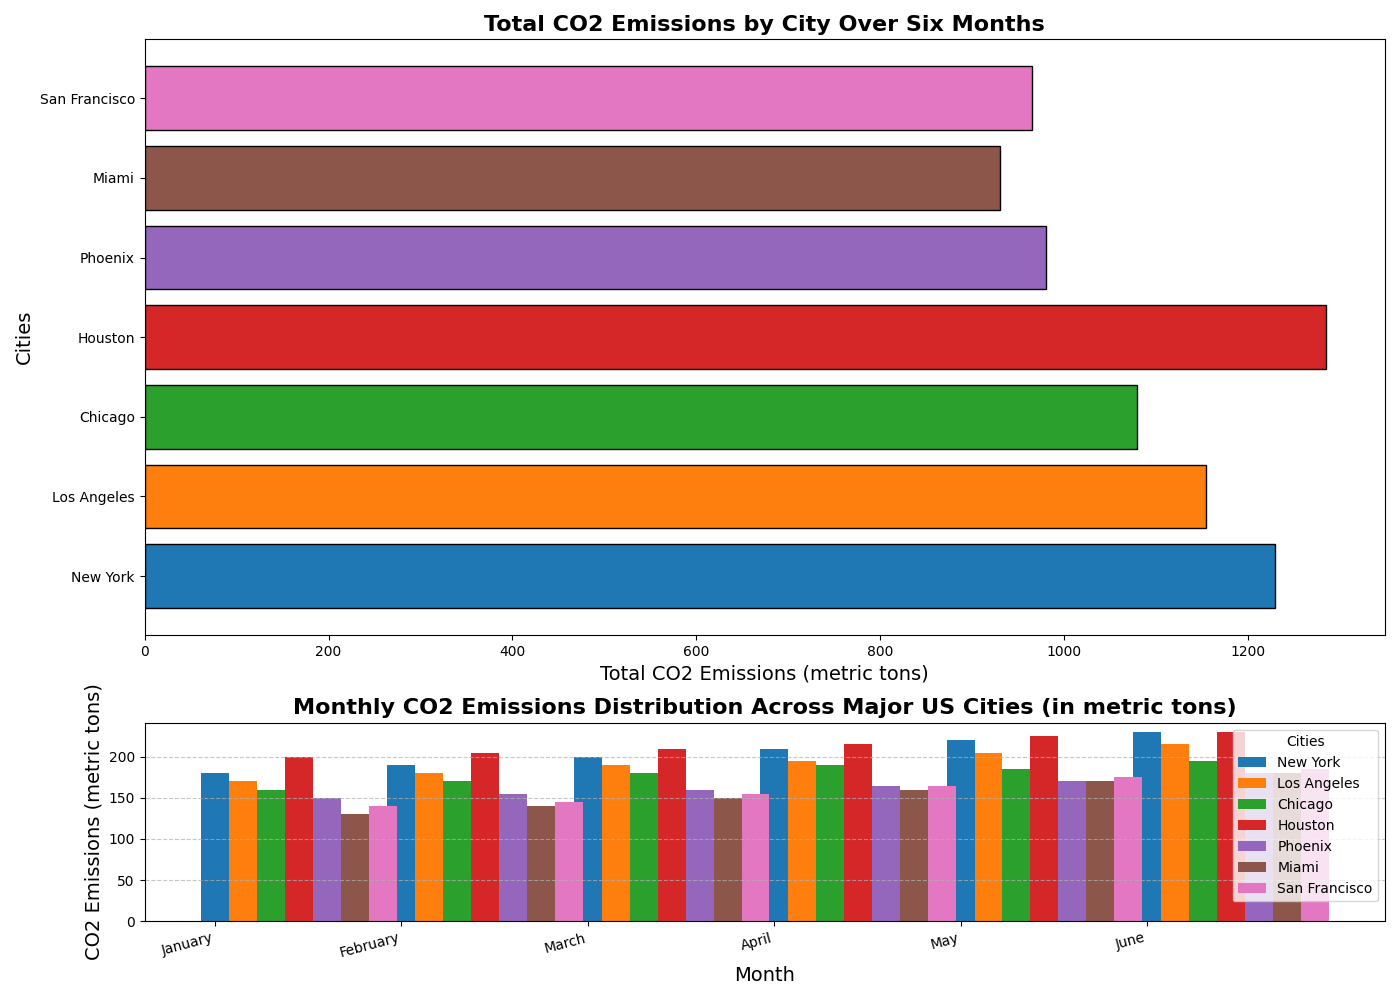

This figure's Python source:
import matplotlib.pyplot as plt
import numpy as np

# Define city names and months
cities = ['New York', 'Los Angeles', 'Chicago', 'Houston', 'Phoenix', 'Miami', 'San Francisco']
months = ['January', 'February', 'March', 'April', 'May', 'June']

# Data representing monthly CO2 emissions (in metric tons) for each city
ny_emissions = [180, 190, 200, 210, 220, 230]
la_emissions = [170, 180, 190, 195, 205, 215]
chicago_emissions = [160, 170, 180, 190, 185, 195]
houston_emissions = [200, 205, 210, 215, 225, 230]
phoenix_emissions = [150, 155, 160, 165, 170, 180]
miami_emissions = [130, 140, 150, 160, 170, 180]  # Made-up data for Miami
sf_emissions = [140, 145, 155, 165, 175, 185]     # Made-up data for San Francisco

# Organize data in a numpy array for plotting
emissions_data = np.array([ny_emissions, la_emissions, chicago_emissions, houston_emissions,
                           phoenix_emissions, miami_emissions, sf_emissions])

# Setup the figure and axis
fig, axs = plt.subplots(2, 1, figsize=(14, 10), gridspec_kw={'height_ratios': [3, 1]})

# Colors for each city
colors = ['#1f77b4', '#ff7f0e', '#2ca02c', '#d62728', '#9467bd', '#8c564b', '#e377c2']

# Calculate the total emissions for each city
total_emissions = emissions_data.sum(axis=1)

# Plot the total emissions as a horizontal bar chart
axs[0].barh(cities, total_emissions, color=colors, edgecolor='black')
axs[0].set_title('Total CO2 Emissions by City Over Six Months', fontsize=16, fontweight='bold')
axs[0].set_xlabel('Total CO2 Emissions (metric tons)', fontsize=14)
axs[0].set_ylabel('Cities', fontsize=14)

# Create the bar chart for each month
for i, city in enumerate(cities):
    axs[1].bar(np.arange(len(months)) + i * 0.15, emissions_data[i], width=0.15, color=colors[i], label=city)

axs[1].set_title('Monthly CO2 Emissions Distribution Across Major US Cities (in metric tons)', fontsize=16, fontweight='bold')
axs[1].set_xlabel('Month', fontsize=14)
axs[1].set_ylabel('CO2 Emissions (metric tons)', fontsize=14)
axs[1].set_xticks(np.arange(len(months)))
axs[1].set_xticklabels(months, rotation=15, ha='right')
axs[1].legend(title='Cities')
axs[1].yaxis.grid(True, linestyle='--', alpha=0.7)

# Improve layout
plt.tight_layout()

# Display the plot
plt.show()
